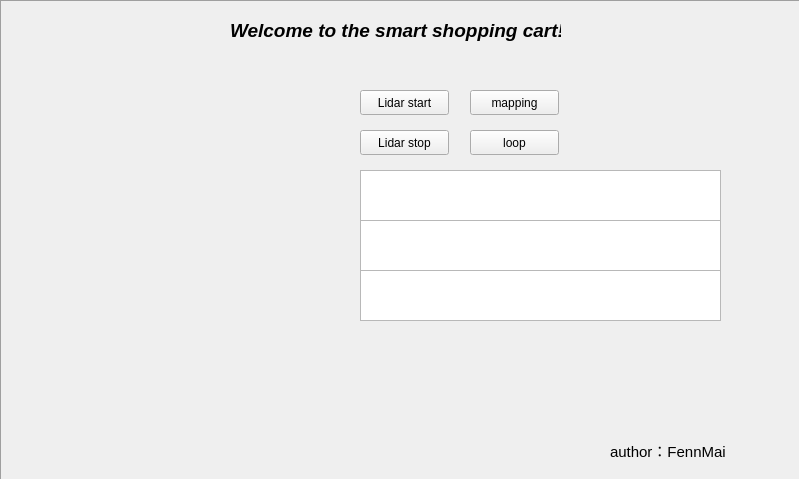
<?xml version="1.0" encoding="UTF-8"?>
<ui version="4.0">
 <class>SSC_Widget</class>
 <widget class="QWidget" name="SSC_Widget">
  <property name="geometry">
   <rect>
    <x>0</x>
    <y>0</y>
    <width>800</width>
    <height>480</height>
   </rect>
  </property>
  <property name="sizePolicy">
   <sizepolicy hsizetype="Preferred" vsizetype="Preferred">
    <horstretch>0</horstretch>
    <verstretch>2</verstretch>
   </sizepolicy>
  </property>
  <property name="windowTitle">
   <string>SSC_Widget</string>
  </property>
  <widget class="QLabel" name="label">
   <property name="geometry">
    <rect>
     <x>230</x>
     <y>10</y>
     <width>331</width>
     <height>41</height>
    </rect>
   </property>
   <property name="sizePolicy">
    <sizepolicy hsizetype="Preferred" vsizetype="Preferred">
     <horstretch>0</horstretch>
     <verstretch>0</verstretch>
    </sizepolicy>
   </property>
   <property name="font">
    <font>
     <pointsize>14</pointsize>
     <weight>75</weight>
     <italic>true</italic>
     <bold>true</bold>
    </font>
   </property>
   <property name="text">
    <string>Welcome to the smart shopping cart!</string>
   </property>
  </widget>
  <widget class="QLabel" name="label_2">
   <property name="geometry">
    <rect>
     <x>610</x>
     <y>430</y>
     <width>121</width>
     <height>41</height>
    </rect>
   </property>
   <property name="sizePolicy">
    <sizepolicy hsizetype="Preferred" vsizetype="Preferred">
     <horstretch>0</horstretch>
     <verstretch>0</verstretch>
    </sizepolicy>
   </property>
   <property name="font">
    <font>
     <pointsize>11</pointsize>
     <weight>50</weight>
     <italic>false</italic>
     <bold>false</bold>
    </font>
   </property>
   <property name="text">
    <string>author：FennMai</string>
   </property>
  </widget>
  <widget class="QWidget" name="verticalLayoutWidget">
   <property name="geometry">
    <rect>
     <x>560</x>
     <y>330</y>
     <width>160</width>
     <height>101</height>
    </rect>
   </property>
   <layout class="QVBoxLayout" name="pclplot"/>
  </widget>
  <widget class="QWidget" name="verticalLayoutWidget_2">
   <property name="geometry">
    <rect>
     <x>360</x>
     <y>330</y>
     <width>151</width>
     <height>101</height>
    </rect>
   </property>
   <layout class="QVBoxLayout" name="LidarPlot"/>
  </widget>
  <widget class="QWidget" name="verticalLayoutWidget_3">
   <property name="geometry">
    <rect>
     <x>30</x>
     <y>60</y>
     <width>281</width>
     <height>371</height>
    </rect>
   </property>
   <layout class="QVBoxLayout" name="MapPlot"/>
  </widget>
  <widget class="QTextBrowser" name="car_sys_output">
   <property name="geometry">
    <rect>
     <x>360</x>
     <y>220</y>
     <width>361</width>
     <height>51</height>
    </rect>
   </property>
  </widget>
  <widget class="QTextBrowser" name="txt_output">
   <property name="geometry">
    <rect>
     <x>360</x>
     <y>270</y>
     <width>361</width>
     <height>51</height>
    </rect>
   </property>
  </widget>
  <widget class="QPushButton" name="pushButton">
   <property name="geometry">
    <rect>
     <x>360</x>
     <y>90</y>
     <width>89</width>
     <height>25</height>
    </rect>
   </property>
   <property name="text">
    <string>Lidar start</string>
   </property>
  </widget>
  <widget class="QPushButton" name="pushButton_2">
   <property name="geometry">
    <rect>
     <x>360</x>
     <y>130</y>
     <width>89</width>
     <height>25</height>
    </rect>
   </property>
   <property name="text">
    <string>Lidar stop</string>
   </property>
  </widget>
  <widget class="QPushButton" name="pushButton_3">
   <property name="geometry">
    <rect>
     <x>470</x>
     <y>90</y>
     <width>89</width>
     <height>25</height>
    </rect>
   </property>
   <property name="text">
    <string>mapping</string>
   </property>
  </widget>
  <widget class="QPushButton" name="pushButton_4">
   <property name="geometry">
    <rect>
     <x>470</x>
     <y>130</y>
     <width>89</width>
     <height>25</height>
    </rect>
   </property>
   <property name="text">
    <string>loop</string>
   </property>
  </widget>
  <widget class="QTextBrowser" name="mode_output">
   <property name="geometry">
    <rect>
     <x>360</x>
     <y>170</y>
     <width>361</width>
     <height>51</height>
    </rect>
   </property>
  </widget>
  <widget class="QLabel" name="label_3">
   <property name="geometry">
    <rect>
     <x>0</x>
     <y>0</y>
     <width>800</width>
     <height>480</height>
    </rect>
   </property>
   <property name="font">
    <font>
     <stylestrategy>PreferDefault</stylestrategy>
    </font>
   </property>
   <property name="focusPolicy">
    <enum>Qt::WheelFocus</enum>
   </property>
   <property name="frameShape">
    <enum>QFrame::Panel</enum>
   </property>
   <property name="frameShadow">
    <enum>QFrame::Sunken</enum>
   </property>
   <property name="text">
    <string/>
   </property>
  </widget>
  <zorder>label_3</zorder>
  <zorder>pushButton_4</zorder>
  <zorder>label</zorder>
  <zorder>label_2</zorder>
  <zorder>verticalLayoutWidget</zorder>
  <zorder>verticalLayoutWidget_2</zorder>
  <zorder>verticalLayoutWidget_3</zorder>
  <zorder>car_sys_output</zorder>
  <zorder>txt_output</zorder>
  <zorder>pushButton</zorder>
  <zorder>pushButton_2</zorder>
  <zorder>pushButton_3</zorder>
  <zorder>mode_output</zorder>
 </widget>
 <resources/>
 <connections/>
</ui>
